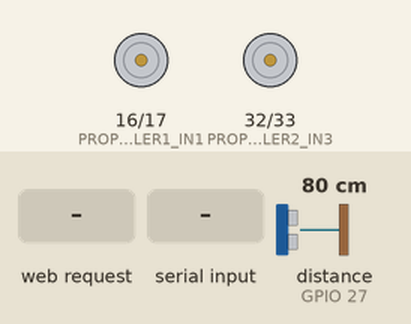
Recording of a sketch running on a simulated ESP32. On the bench: motor-driver pin pairs drawn as motors (green arrow = first pin HIGH = forward, orange = second pin HIGH = backward, longer = more drive). Wiring (inferred from the names in the program): ultrasonic range finder: trigger GPIO 26; echo GPIO 27. The test bench sets the inputs (shaded band); at power-on: distance to the obstacle (sensor on GPIO 27) 80 cm. The echo pulse lasts 58.3 µs per cm; WiFi joins after 1.5 s; servers stay silent unless stated; uploads are accepted with an empty reply; what the sketch prints to the serial monitor is not drawn.

Above: at 3.2 s.
3.3 s: HTTP request GET /move_left received
At 4.3 s:
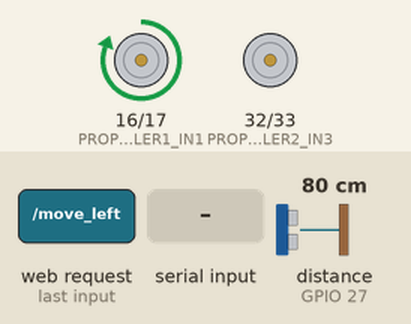
4.8 s: "MOVE_RIGHT\n" received over Serial
At 5.4 s:
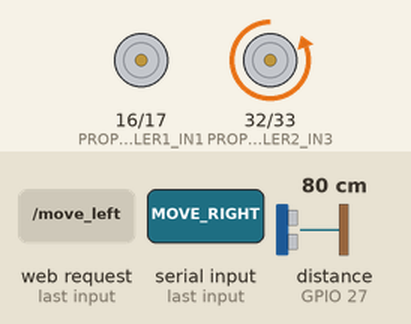
6.3 s: HTTP request GET /move_forward received
At 6.6 s:
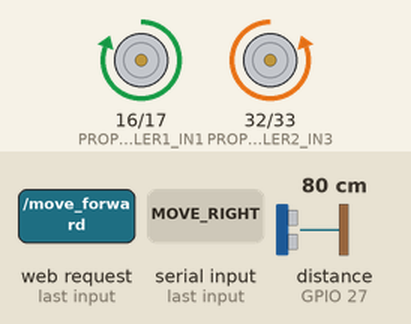
7.8 s: "MOVE_REVERSE\n" received over Serial
At 8.9 s:
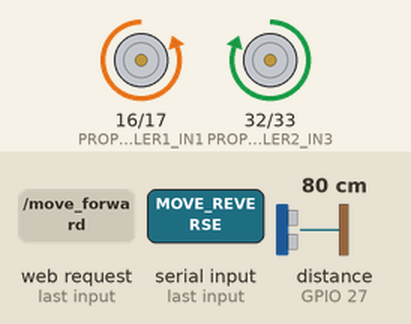
9.3 s: HTTP request GET /move_right received
At 10.1 s:
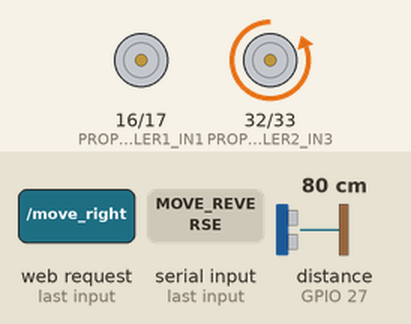
10.8 s: HTTP request GET /move_reverse received
At 11.2 s:
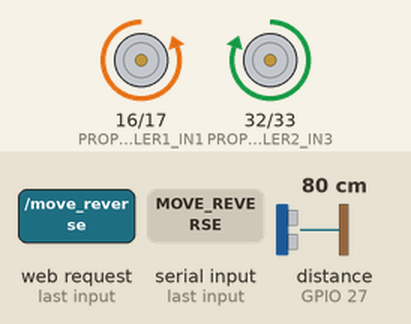
Timing chart, 0 to 13.3 s (numbered marks = the images above; inputs shaded):
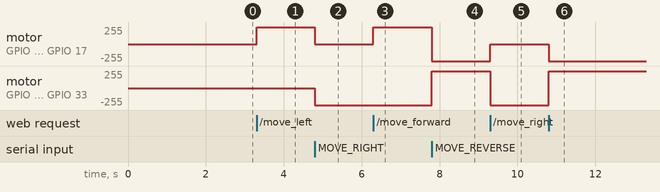

Measured:
- after the input at 3.3 s, motor on GPIO 16 (PROPELLER1_IN1) / GPIO 17 (PROPELLER1_IN2): stopped → forward 255/255 at once
- after the input at 4.8 s, motor on GPIO 16 (PROPELLER1_IN1) / GPIO 17 (PROPELLER1_IN2): forward 255/255 → stopped at once; motor on GPIO 32 (PROPELLER2_IN3) / GPIO 33 (PROPELLER2_IN4): stopped → backward 255/255 at once
- after the input at 6.3 s, motor on GPIO 16 (PROPELLER1_IN1) / GPIO 17 (PROPELLER1_IN2): stopped → forward 255/255 at once
- after the input at 7.8 s, motor on GPIO 16 (PROPELLER1_IN1) / GPIO 17 (PROPELLER1_IN2): forward 255/255 → backward 255/255 at once; motor on GPIO 32 (PROPELLER2_IN3) / GPIO 33 (PROPELLER2_IN4): backward 255/255 → forward 255/255 at once
- after the input at 9.3 s, motor on GPIO 16 (PROPELLER1_IN1) / GPIO 17 (PROPELLER1_IN2): backward 255/255 → stopped at once; motor on GPIO 32 (PROPELLER2_IN3) / GPIO 33 (PROPELLER2_IN4): forward 255/255 → backward 255/255 at once
- after the input at 10.8 s, motor on GPIO 16 (PROPELLER1_IN1) / GPIO 17 (PROPELLER1_IN2): stopped → backward 255/255 at once; motor on GPIO 32 (PROPELLER2_IN3) / GPIO 33 (PROPELLER2_IN4): backward 255/255 → forward 255/255 at once

The sketch:

SAMPLE.ino
```cpp
#include <WiFi.h>
#include <WebServer.h>
#include <HTTPClient.h>

// === Motor Pin Definitions ===
#define PROPELLER1_IN1 16
#define PROPELLER1_IN2 17
#define PROPELLER2_IN3 32
#define PROPELLER2_IN4 33

// === Ultrasonic Sensor Settings ===
#define TRIG_PIN       26
#define ECHO_PIN       27
#define TANK_HEIGHT    14.0  // cm
#define MIN_DISTANCE   2.0
#define MAX_TIMEOUT    30000 // µs

// === WiFi Credentials ===
const char* WIFI_SSID = "";
const char* WIFI_PASS = "";

// === Flask Server URL ===
const char* SERVER_URL = "http://0.0.0.0:8000/upload";  // Change this according to your wifi IP

WebServer server(80);
unsigned long lastSendTime = 0;
const unsigned long sendInterval = 5000; // 5 seconds

// === Motor Control Function ===
void handleMoveCommand(String command) {
    Serial.println("Command Received: " + command);

    if (command == "MOVE_LEFT") {
        digitalWrite(PROPELLER1_IN1, HIGH);
        digitalWrite(PROPELLER1_IN2, LOW);
        digitalWrite(PROPELLER2_IN3, LOW);
        digitalWrite(PROPELLER2_IN4, LOW);
        Serial.println("Turning Left");
    }
    else if (command == "MOVE_RIGHT") {
        digitalWrite(PROPELLER1_IN1, LOW);
        digitalWrite(PROPELLER1_IN2, LOW);
        digitalWrite(PROPELLER2_IN3, LOW);
        digitalWrite(PROPELLER2_IN4, HIGH);
        Serial.println("Turning Right");
    }
    else if (command == "MOVE_FORWARD") {
        digitalWrite(PROPELLER1_IN1, HIGH);
        digitalWrite(PROPELLER1_IN2, LOW);
        digitalWrite(PROPELLER2_IN3, LOW);
        digitalWrite(PROPELLER2_IN4, HIGH);
        Serial.println("Moving Forward");
    }
    else if (command == "MOVE_REVERSE") {
        digitalWrite(PROPELLER1_IN1, LOW);
        digitalWrite(PROPELLER1_IN2, HIGH);
        digitalWrite(PROPELLER2_IN3, HIGH);
        digitalWrite(PROPELLER2_IN4, LOW);
        Serial.println("Reversing");
    }
    else if (command == "STOP") {
        digitalWrite(PROPELLER1_IN1, LOW);
        digitalWrite(PROPELLER1_IN2, LOW);
        digitalWrite(PROPELLER2_IN3, LOW);
        digitalWrite(PROPELLER2_IN4, LOW);
        Serial.println("Motors Stopped");
    }
    else {
        Serial.println("Invalid Command!");
    }
}

// === API Endpoints ===
void handleMoveLeft()     { handleMoveCommand("MOVE_LEFT"); server.send(200, "application/json", "{\"status\": \"Turning Left\"}"); }
void handleMoveRight()    { handleMoveCommand("MOVE_RIGHT"); server.send(200, "application/json", "{\"status\": \"Turning Right\"}"); }
void handleMoveForward()  { handleMoveCommand("MOVE_FORWARD"); server.send(200, "application/json", "{\"status\": \"Moving Forward\"}"); }
void handleMoveReverse()  { handleMoveCommand("MOVE_REVERSE"); server.send(200, "application/json", "{\"status\": \"Reversing\"}"); }
void handleStop()         { handleMoveCommand("STOP"); server.send(200, "application/json", "{\"status\": \"Stopped\"}"); }

// === Ultrasonic Reading ===
float getDistance() {
    digitalWrite(TRIG_PIN, LOW);
    delayMicroseconds(2);
    digitalWrite(TRIG_PIN, HIGH);
    delayMicroseconds(10);
    digitalWrite(TRIG_PIN, LOW);

    long duration = pulseIn(ECHO_PIN, HIGH, MAX_TIMEOUT);
    if (duration == 0) return -1;

    return duration * 0.034 / 2;
}

// === Send Level to Flask ===
void sendToServer(float rawLevel) {
    if (WiFi.status() == WL_CONNECTED) {
        HTTPClient http;
        http.begin(SERVER_URL);
        http.addHeader("Content-Type", "application/json");

        String json = "{\"raw_level\": " + String((int)rawLevel) + "}";
        int httpResponseCode = http.POST(json);

        Serial.print("POST Response: ");
        Serial.println(httpResponseCode);
        http.end();
    } else {
        Serial.println("❌ Not connected to WiFi.");
    }
}

// === Setup ===
void setup() {
    Serial.begin(115200);

    // Motor Pins
    pinMode(PROPELLER1_IN1, OUTPUT);
    pinMode(PROPELLER1_IN2, OUTPUT);
    pinMode(PROPELLER2_IN3, OUTPUT);
    pinMode(PROPELLER2_IN4, OUTPUT);
    digitalWrite(PROPELLER1_IN1, LOW);
    digitalWrite(PROPELLER1_IN2, LOW);
    digitalWrite(PROPELLER2_IN3, LOW);
    digitalWrite(PROPELLER2_IN4, LOW);

    // Ultrasonic Pins
    pinMode(TRIG_PIN, OUTPUT);
    pinMode(ECHO_PIN, INPUT);

    // WiFi Connect
    WiFi.begin(WIFI_SSID, WIFI_PASS);
    Serial.print("Connecting to WiFi");
    while (WiFi.status() != WL_CONNECTED) {
        delay(1000);
        Serial.print(".");
    }
    Serial.println("\n✅ WiFi Connected!");
    Serial.println(WiFi.localIP());

    // Web Server Routes
    server.on("/move_left", handleMoveLeft);
    server.on("/move_right", handleMoveRight);
    server.on("/move_forward", handleMoveForward);
    server.on("/move_reverse", handleMoveReverse);
    server.on("/stop", handleStop);
    server.begin();

    Serial.println("Server started. Waiting for commands...");
}

// === Loop ===
void loop() {
    server.handleClient();

    // Serial Command Support
    if (Serial.available() > 0) {
        String command = Serial.readStringUntil('\n');
        command.trim();
        handleMoveCommand(command);
    }

    // Periodic Sensor Read & Send
    if (millis() - lastSendTime > sendInterval) {
        float distance = getDistance();
        float level = -1;

        if (distance == -1) {
            Serial.println("⚠️ No echo received.");
        } else if (distance < MIN_DISTANCE) {
            level = 100;
        } else if (distance > TANK_HEIGHT) {
            level = 0;
        } else {
            level = ((TANK_HEIGHT - distance) / TANK_HEIGHT) * 100.0;
        }

        if (level != -1) {
            Serial.print("Sending Oil Level: ");
            Serial.print(level);
            Serial.println("%");
            sendToServer(level);
        }

        lastSendTime = millis();
    }
}
```
